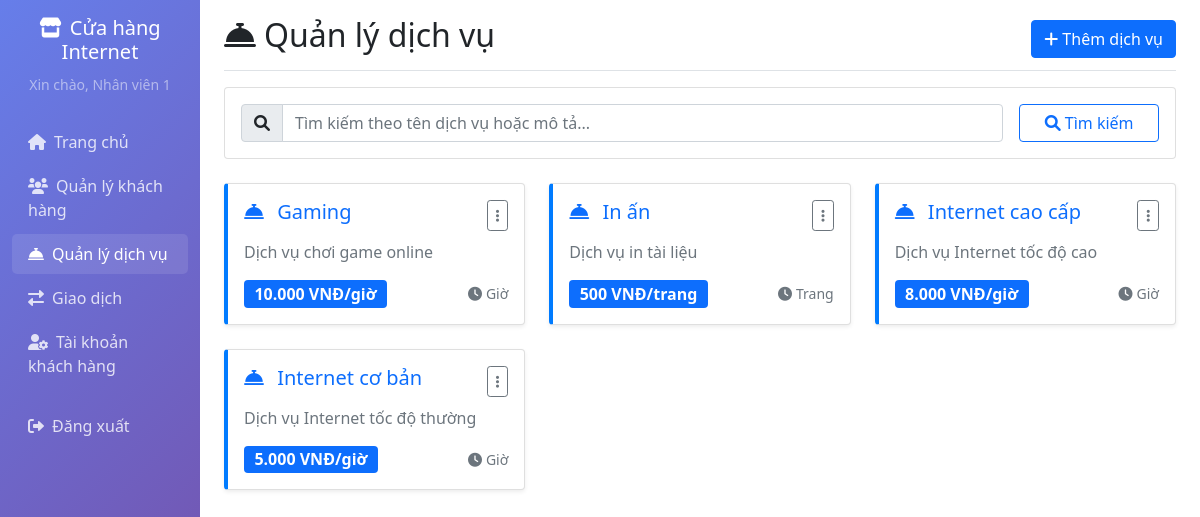
/services.php (signed in), run on the app's committed database.
### tables this page shows
CREATE TABLE dich_vu (
    id INT AUTO_INCREMENT PRIMARY KEY,
    ten_dich_vu VARCHAR(100) NOT NULL,
    mo_ta TEXT,
    gia_tien DECIMAL(10,2) NOT NULL,
    don_vi VARCHAR(20),  
    trang_thai ENUM('active', 'inactive') DEFAULT 'active'
);

### html/config.php (called while the page is built, shortened)
<?php
function formatCurrency($amount) {
    return number_format($amount, 0, ',', '.') . ' VNĐ';
}
?>

### html/services.php (the view, shortened to what this page needs)
<?php
require_once 'config.php';
$search = isset($_GET['search']) ? sanitize_input($_GET['search']) : '';
$where_clause = "WHERE trang_thai = 'active'";
$params = [];
try {
    $stmt = $db->prepare("SELECT * FROM dich_vu $where_clause ORDER BY ten_dich_vu");
    $stmt->execute($params);
    $services = $stmt->fetchAll();
} catch(PDOException $e) {
    $error = "Lỗi truy vấn: " . $e->getMessage();
    $services = [];
}
?>
<!DOCTYPE html>
<html lang="vi">
<head>
    <link href="https://cdnjs.cloudflare.com/ajax/libs/bootstrap/5.1.3/css/bootstrap.min.css" rel="stylesheet">
    <link href="https://cdnjs.cloudflare.com/ajax/libs/font-awesome/6.0.0/css/all.min.css" rel="stylesheet">
</head>
<body>
    <div class="container-fluid">
        <div class="row">
            <nav class="col-md-3 col-lg-2 d-md-block sidebar collapse">
                <div class="position-sticky pt-3">
                    <div class="text-center mb-4">
                        <h5 class="text-white"><i class="fas fa-store me-2"></i>Cửa hàng Internet</h5>
                        <small class="text-white-50">Xin chào, <?php echo $_SESSION['full_name']; ?></small>
                    </div>
                    <ul class="nav flex-column">
                        <li class="nav-item">
                            <a class="nav-link" href="dashboard.php">
                                <i class="fas fa-home me-2"></i>Trang chủ
                            </a>
                        </li>
                        <li class="nav-item">
                            <a class="nav-link" href="customers.php">
                                <i class="fas fa-users me-2"></i>Quản lý khách hàng
                            </a>
                        </li>
                        <li class="nav-item">
                            <a class="nav-link active" href="services.php">
                                <i class="fas fa-concierge-bell me-2"></i>Quản lý dịch vụ
                            </a>
                        </li>
                        <li class="nav-item">
                            <a class="nav-link" href="transactions.php">
                                <i class="fas fa-exchange-alt me-2"></i>Giao dịch
                            </a>
                        </li>
                        <li class="nav-item">
                            <a class="nav-link" href="accounts.php">
                                <i class="fas fa-user-cog me-2"></i>Tài khoản khách hàng
                            </a>
                        </li>
                        <li class="nav-item mt-3">
                            <a class="nav-link" href="logout.php">
                                <i class="fas fa-sign-out-alt me-2"></i>Đăng xuất
                            </a>
                        </li>
                    </ul>
                </div>
            </nav>
            <main class="col-md-9 ms-sm-auto col-lg-10 px-md-4">
                <div class="d-flex justify-content-between flex-wrap flex-md-nowrap align-items-center pt-3 pb-2 mb-3 border-bottom">
                    <h1 class="h2"><i class="fas fa-concierge-bell me-2"></i>Quản lý dịch vụ</h1>
                    <div class="btn-toolbar mb-2 mb-md-0">
                        <button type="button" class="btn btn-primary" data-bs-toggle="modal" data-bs-target="#serviceModal" onclick="resetForm()">
                            <i class="fas fa-plus me-1"></i>Thêm dịch vụ
                        </button>
                    </div>
                </div>
                <div class="card mb-4">
                    <div class="card-body">
                        <form method="GET" class="row g-3">
                            <div class="col-md-10">
                                <div class="input-group">
                                    <span class="input-group-text"><i class="fas fa-search"></i></span>
                                    <input type="text" class="form-control" name="search" placeholder="Tìm kiếm theo tên dịch vụ hoặc mô tả..." value="<?php echo htmlspecialchars($search); ?>">
                                </div>
                            </div>
                            <div class="col-md-2">
                                <button type="submit" class="btn btn-outline-primary w-100">
                                    <i class="fas fa-search me-1"></i>Tìm kiếm
                                </button>
                            </div>
                        </form>
                    </div>
                </div>
                <div class="row">
                    <?php if (empty($services)): ?>
                        <div class="col-12">
                            <div class="card">
                                <div class="card-body text-center py-5">
                                    <i class="fas fa-concierge-bell fa-3x text-muted mb-3"></i>
                                    <p class="text-muted">Không tìm thấy dịch vụ nào</p>
                                    <?php if (!empty($search)): ?>
                                        <a href="services.php" class="btn btn-outline-primary">Xem tất cả</a>
                                    <?php endif; ?>
                                </div>
                            </div>
                        </div>
                    <?php else: ?>
                        <?php foreach ($services as $service): ?>
                        <div class="col-lg-4 col-md-6 mb-4">
                            <div class="card service-card shadow-sm h-100">
                                <div class="card-body">
                                    <div class="d-flex justify-content-between align-items-start mb-2">
                                        <h5 class="card-title text-primary">
                                            <i class="fas fa-concierge-bell me-2"></i>
                                            <?php echo htmlspecialchars($service['ten_dich_vu']); ?>
                                        </h5>
                                        <div class="dropdown">
                                            <button class="btn btn-sm btn-outline-secondary" type="button" data-bs-toggle="dropdown">
                                                <i class="fas fa-ellipsis-v"></i>
                                            </button>
                                        </div>
                                    </div>
                                    <p class="card-text text-muted">
                                        <?php echo htmlspecialchars($service['mo_ta']); ?>
                                    </p>
                                    <div class="mt-auto">
                                        <div class="d-flex justify-content-between align-items-center">
                                            <span class="badge bg-primary fs-6">
                                                <?php echo formatCurrency($service['gia_tien']); ?>/<?php echo $service['don_vi']; ?>
                                            </span>
                                            <small class="text-muted">
                                                <i class="fas fa-clock me-1"></i><?php echo ucfirst($service['don_vi']); ?>
                                            </small>
                                        </div>
                                    </div>
                                </div>
                            </div>
                        </div>
                        <?php endforeach; ?>
                    <?php endif; ?>
                </div>
            </main>
        </div>
    </div>
</body>
</html>

### html/services.php (style rules this page uses)
.sidebar { min-height: 100vh; background: linear-gradient(135deg, #667eea 0%, #764ba2 100%); }
.sidebar .nav-link { color: rgba(255,255,255,0.8); border-radius: 5px; margin: 2px 0; }
.sidebar .nav-link:hover, .sidebar .nav-link.active { background: rgba(255,255,255,0.1); color: white; }
.service-card { transition: transform 0.2s; border-left: 4px solid #007bff; }

### data on the page
dich_vu: ten_dich_vu "Gaming", mo_ta "Dịch vụ chơi game online", gia_tien "10.000 VNĐ", don_vi "giờ", don_vi "Giờ"
dich_vu: ten_dich_vu "In ấn", mo_ta "Dịch vụ in tài liệu", gia_tien "500 VNĐ", don_vi "trang", don_vi "Trang"
dich_vu: ten_dich_vu "Internet cao cấp", mo_ta "Dịch vụ Internet tốc độ cao", gia_tien "8.000 VNĐ", don_vi "giờ", don_vi "Giờ"
dich_vu: ten_dich_vu "Internet cơ bản", mo_ta "Dịch vụ Internet tốc độ thường", gia_tien "5.000 VNĐ", don_vi "giờ", don_vi "Giờ"

### other printed values
$_SESSION['full_name'] "Nhân viên 1"
